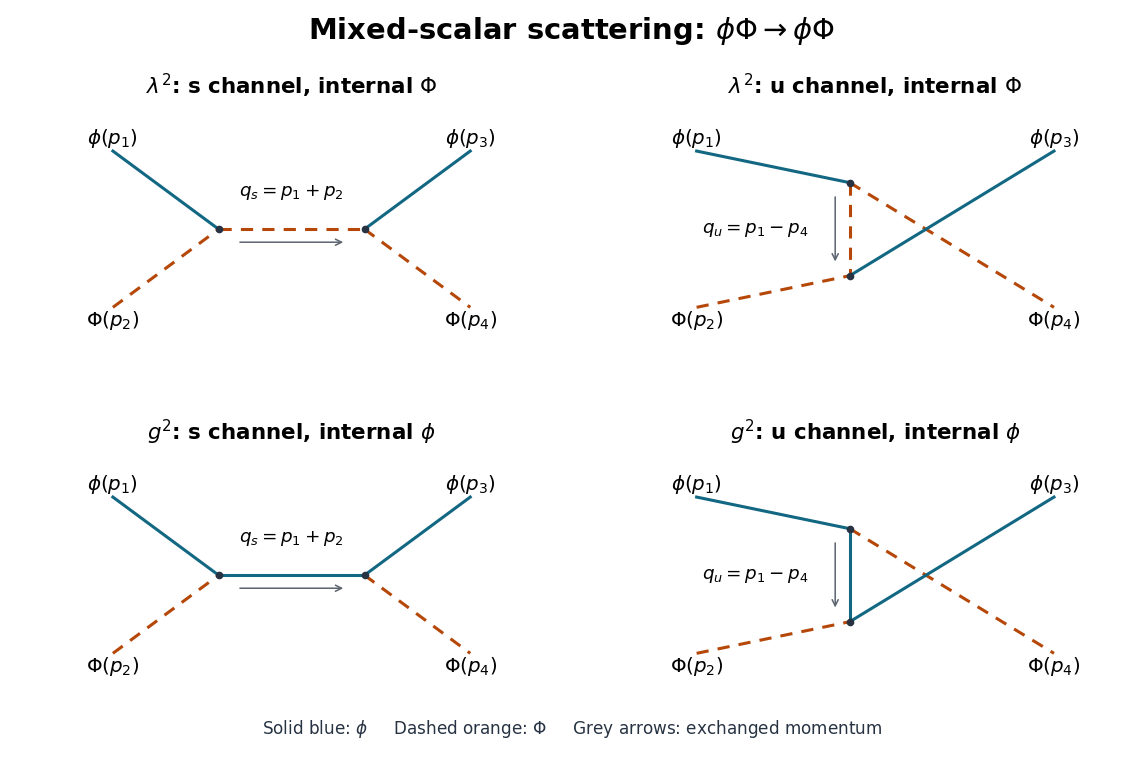

This figure's Python source:
"""Original mixed-scalar tree graphs; Python 3.14, NumPy and Matplotlib."""
from pathlib import Path

import matplotlib
matplotlib.use('Agg')
import matplotlib.pyplot as plt

LIGHT='#126782'
HEAVY='#b54708'


def line(ax, start, end, species):
    ax.plot(*zip(start,end), color=LIGHT if species=='light' else HEAVY,
            lw=2, linestyle='-' if species=='light' else (0,(4,3)))


def diagram(ax, channel, internal, coupling):
    ax.set(xlim=(-.08,1.08),ylim=(-.08,1.12))
    ax.axis('off')
    symbol=r'\Phi' if internal=='heavy' else r'\phi'
    ax.set_title(rf'${coupling}^2$: {channel} channel, internal ${symbol}$',
                 fontsize=14, weight='bold',pad=13)
    p1,p2,p3,p4=(.01,.92),(.01,.08),(.99,.92),(.99,.08)
    if channel=='s':
        a,b=(.30,.5),(.70,.5)
        line(ax,p1,a,'light');line(ax,p2,a,'heavy')
        line(ax,b,p3,'light');line(ax,b,p4,'heavy')
        line(ax,a,b,internal)
        ax.text(.5,.68,r'$q_s=p_1+p_2$',ha='center',fontsize=12)
        ax.annotate('',xy=(.65,.43),xytext=(.35,.43),
                    arrowprops={'arrowstyle':'->','color':'#5c6470','lw':1})
    else:
        a,b=(.43,.75),(.43,.25)
        line(ax,p1,a,'light');line(ax,p2,b,'heavy')
        line(ax,a,p4,'heavy');line(ax,b,p3,'light')
        line(ax,a,b,internal)
        ax.text(.17,.48,r'$q_u=p_1-p_4$',ha='center',fontsize=12,
                bbox={'facecolor':'white','edgecolor':'none','pad':1})
        ax.annotate('',xy=(.39,.31),xytext=(.39,.69),
                    arrowprops={'arrowstyle':'->','color':'#5c6470','lw':1})
    for node in (a,b):
        ax.plot(*node,'o',color='#273343',ms=4)
    for pos,label,dy in [(p1,r'$\phi(p_1)$',.07),(p2,r'$\Phi(p_2)$',-.07),
                         (p3,r'$\phi(p_3)$',.07),(p4,r'$\Phi(p_4)$',-.07)]:
        ax.text(pos[0],pos[1]+dy,label,ha='center',va='center',fontsize=13)


fig,axes=plt.subplots(2,2,figsize=(10.4,6.9),facecolor='white')
fig.subplots_adjust(left=.07,right=.95,bottom=.10,top=.85,hspace=.55,wspace=.38)
fig.suptitle(r'Mixed-scalar scattering: $\phi\Phi\to\phi\Phi$',fontsize=19,weight='bold',y=.98)
for row,(species,coupling) in enumerate([('heavy',r'\lambda'),('light','g')]):
    for col,channel in enumerate(['s','u']):
        diagram(axes[row,col],channel,species,coupling)
fig.text(.5,.033,r'Solid blue: $\phi$     Dashed orange: $\Phi$     Grey arrows: exchanged momentum',
         ha='center',fontsize=11,color='#273343')
fig.savefig(Path.cwd()/Path(__file__).with_suffix('.png').name,dpi=110,
            facecolor='white',transparent=False,metadata={'Software':'Matplotlib'})
plt.close(fig)
